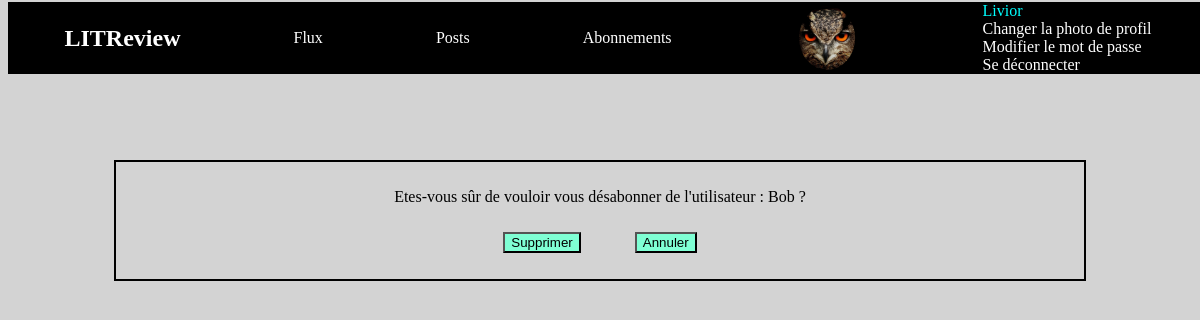
The page /unsubscribe/50 (signed in) on the database its author committed.
### authentication/models.py (models this page shows)
class User(AbstractUser):
    profile_photo = models.ImageField(verbose_name='Photo de profil')

### critics/models.py (models this page shows)
class UserFollows(models.Model):
    user = models.ForeignKey(
        to=settings.AUTH_USER_MODEL,
        on_delete=models.CASCADE,
        related_name='following')
    followed_user = models.ForeignKey(to=settings.AUTH_USER_MODEL,
                                      on_delete=models.CASCADE,
                                      related_name='followed_by')
    class Meta:
        unique_together = ('user', 'followed_user', )

### critics/views.py (the view)
# urls.py: path('unsubscribe/<int:user_id>', critics.views.unsubscribe,
@login_required()
def unsubscribe(request, user_id):
    follow = get_object_or_404(UserFollows, id=user_id)
    if request.method == "POST":
        follow.delete()
        return redirect("subscribe")
    return render(request, "critics/unsubscribe.html", {"follow": follow})

### critics/templates/critics/unsubscribe.html (shortened to what this page needs)
{% extends '../base.html' %}
{% block content %}
<section class="forms">
    <p>Etes-vous sûr de vouloir vous désabonner de l'utilisateur :  {{ follow.followed_user }} ?</p>
    <form action="" method="post">
        <div class="delete_management">
            <input type="submit" value="Supprimer">
            <button><a href="{% url 'subscribe' %}">Annuler</a></button>
        </div>
    </form>
</section>
{% endblock %}

### templates/base.html (shortened to what this page needs)
{% load static %}
<html>
    <head>
        <link rel="stylesheet" href="{% static 'critics/styles.css' %}" />
    </head>
    <header>
        <nav> <h1>LITReview</h1>
            {% if user.is_authenticated %}
            <a href="/flux">Flux</a>
            <a href="/posts">Posts</a>
            <a href="/subscribe">Abonnements</a>
            <div>
                {% if request.user.profile_photo %}
                    <img class="profile-photo" src="{{ request.user.profile_photo.url }}" alt="">
                {% else %}
                    <i class="fa-solid fa-circle-user fa-5x"></i>
                {% endif %}
            </div>
            <div class="account_management">
                <div class="display_username">{{ request.user }}</div>
                <a href="{% url 'profile-photo' %}">Changer la photo de profil</a>
                <a href="{% url 'new_password' %}">Modifier le mot de passe</a>
                <a href="{% url 'logout' %}">Se déconnecter</a>
            </div>
        </nav>
        {% endif %}
    </header>
    <body>
        {% block content %}{% endblock %}
    </body>
</html>

### critics/static/critics/styles.css (style rules this page uses)
header { position:fixed; top:2px; height:80px; width:100%; }
body { margin-top:160px; display: flex; flex-direction: column; color: black; background-color: lightgrey; }
nav { display:flex; justify-content: space-around; align-items:center; background-color: black; color: white; }
nav a { color: white; text-decoration: none; }
.account_management { display:flex; flex-direction: column; }
.display_username { color:cyan; }
.forms { display: flex; flex-direction: column; align-items: center; margin: auto; border: 2px black solid; padding: 10px; width:80%; }
.forms form { display:flex; flex-direction: column; align-items:center; }
.forms button { background-color: aquamarine; margin-left:50px; width:fit-content; }
.profile-photo { width : 85px; clip-path: ellipse(33% 50%); }
.delete_management button, .delete_management input { background-color: aquamarine; margin-top: 10px; margin-left:25px; margin-right: 25px; }
.delete_management a { text-decoration: none; color: black; }

### rows shown on the page
User: user.profile_photo (picture), user "Livior"
UserFollows: followed_user "Bob"
